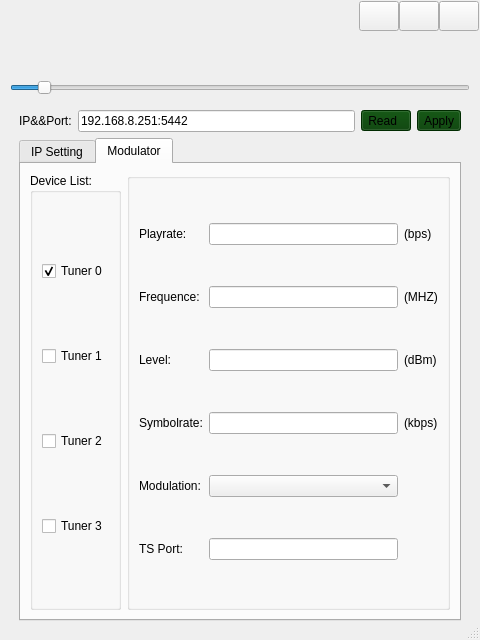
<?xml version="1.0" encoding="UTF-8"?>
<ui version="4.0">
 <class>tbsui</class>
 <widget class="QDialog" name="tbsui">
  <property name="geometry">
   <rect>
    <x>0</x>
    <y>0</y>
    <width>480</width>
    <height>640</height>
   </rect>
  </property>
  <property name="sizePolicy">
   <sizepolicy hsizetype="Expanding" vsizetype="Expanding">
    <horstretch>0</horstretch>
    <verstretch>0</verstretch>
   </sizepolicy>
  </property>
  <property name="windowTitle">
   <string>Form</string>
  </property>
  <property name="layoutDirection">
   <enum>Qt::LeftToRight</enum>
  </property>
  <property name="sizeGripEnabled">
   <bool>true</bool>
  </property>
  <layout class="QVBoxLayout" name="verticalLayout">
   <property name="spacing">
    <number>0</number>
   </property>
   <property name="leftMargin">
    <number>1</number>
   </property>
   <property name="topMargin">
    <number>1</number>
   </property>
   <property name="rightMargin">
    <number>1</number>
   </property>
   <property name="bottomMargin">
    <number>1</number>
   </property>
   <item>
    <widget class="QWidget" name="widgetTitle" native="true">
     <property name="sizePolicy">
      <sizepolicy hsizetype="Preferred" vsizetype="Fixed">
       <horstretch>0</horstretch>
       <verstretch>0</verstretch>
      </sizepolicy>
     </property>
     <layout class="QHBoxLayout" name="horizontalLayout_2">
      <property name="spacing">
       <number>10</number>
      </property>
      <property name="leftMargin">
       <number>10</number>
      </property>
      <property name="topMargin">
       <number>0</number>
      </property>
      <property name="rightMargin">
       <number>0</number>
      </property>
      <property name="bottomMargin">
       <number>0</number>
      </property>
      <item>
       <widget class="QLabel" name="labIco">
        <property name="styleSheet">
         <string notr="true"/>
        </property>
        <property name="text">
         <string/>
        </property>
        <property name="alignment">
         <set>Qt::AlignCenter</set>
        </property>
       </widget>
      </item>
      <item>
       <widget class="QLabel" name="labTitle">
        <property name="styleSheet">
         <string notr="true"/>
        </property>
        <property name="text">
         <string/>
        </property>
        <property name="alignment">
         <set>Qt::AlignLeading|Qt::AlignLeft|Qt::AlignVCenter</set>
        </property>
       </widget>
      </item>
      <item>
       <widget class="QWidget" name="widgetTop" native="true">
        <layout class="QHBoxLayout" name="horizontalLayout_3">
         <property name="spacing">
          <number>0</number>
         </property>
         <property name="leftMargin">
          <number>0</number>
         </property>
         <property name="topMargin">
          <number>0</number>
         </property>
         <property name="rightMargin">
          <number>0</number>
         </property>
         <property name="bottomMargin">
          <number>0</number>
         </property>
        </layout>
       </widget>
      </item>
      <item>
       <spacer name="horizontalSpacer">
        <property name="orientation">
         <enum>Qt::Horizontal</enum>
        </property>
        <property name="sizeHint" stdset="0">
         <size>
          <width>40</width>
          <height>20</height>
         </size>
        </property>
       </spacer>
      </item>
      <item>
       <widget class="QWidget" name="widgetMenu" native="true">
        <layout class="QGridLayout" name="gridLayout_2">
         <property name="leftMargin">
          <number>0</number>
         </property>
         <property name="topMargin">
          <number>0</number>
         </property>
         <property name="rightMargin">
          <number>0</number>
         </property>
         <property name="bottomMargin">
          <number>0</number>
         </property>
         <property name="spacing">
          <number>0</number>
         </property>
         <item row="0" column="3">
          <widget class="QPushButton" name="btnMenu_Close">
           <property name="sizePolicy">
            <sizepolicy hsizetype="Minimum" vsizetype="Expanding">
             <horstretch>0</horstretch>
             <verstretch>0</verstretch>
            </sizepolicy>
           </property>
           <property name="minimumSize">
            <size>
             <width>30</width>
             <height>30</height>
            </size>
           </property>
           <property name="cursor">
            <cursorShape>ArrowCursor</cursorShape>
           </property>
           <property name="focusPolicy">
            <enum>Qt::NoFocus</enum>
           </property>
           <property name="toolTip">
            <string>关闭</string>
           </property>
           <property name="text">
            <string/>
           </property>
          </widget>
         </item>
         <item row="0" column="1">
          <widget class="QPushButton" name="btnMenu_Min">
           <property name="sizePolicy">
            <sizepolicy hsizetype="Minimum" vsizetype="Expanding">
             <horstretch>0</horstretch>
             <verstretch>0</verstretch>
            </sizepolicy>
           </property>
           <property name="minimumSize">
            <size>
             <width>30</width>
             <height>30</height>
            </size>
           </property>
           <property name="cursor">
            <cursorShape>ArrowCursor</cursorShape>
           </property>
           <property name="focusPolicy">
            <enum>Qt::NoFocus</enum>
           </property>
           <property name="toolTip">
            <string>最小化</string>
           </property>
           <property name="text">
            <string/>
           </property>
          </widget>
         </item>
         <item row="0" column="2">
          <widget class="QPushButton" name="btnMenu_Max">
           <property name="sizePolicy">
            <sizepolicy hsizetype="Minimum" vsizetype="Expanding">
             <horstretch>0</horstretch>
             <verstretch>0</verstretch>
            </sizepolicy>
           </property>
           <property name="minimumSize">
            <size>
             <width>30</width>
             <height>30</height>
            </size>
           </property>
           <property name="focusPolicy">
            <enum>Qt::NoFocus</enum>
           </property>
           <property name="text">
            <string/>
           </property>
          </widget>
         </item>
         <item row="1" column="1" colspan="3">
          <spacer name="verticalSpacer">
           <property name="orientation">
            <enum>Qt::Vertical</enum>
           </property>
           <property name="sizeHint" stdset="0">
            <size>
             <width>20</width>
             <height>40</height>
            </size>
           </property>
          </spacer>
         </item>
        </layout>
       </widget>
      </item>
     </layout>
    </widget>
   </item>
   <item>
    <widget class="QStackedWidget" name="stackedWidget">
     <property name="styleSheet">
      <string notr="true"/>
     </property>
     <property name="currentIndex">
      <number>0</number>
     </property>
     <widget class="QWidget" name="page2">
      <layout class="QGridLayout" name="gridLayout_4">
       <item row="1" column="0">
        <widget class="QWidget" name="UpdateWdiget" native="true">
         <property name="enabled">
          <bool>true</bool>
         </property>
         <property name="sizePolicy">
          <sizepolicy hsizetype="Expanding" vsizetype="Expanding">
           <horstretch>0</horstretch>
           <verstretch>0</verstretch>
          </sizepolicy>
         </property>
         <layout class="QGridLayout" name="gridLayout_6">
          <item row="1" column="0">
           <widget class="QLabel" name="label_14">
            <property name="text">
             <string>IP&amp;&amp;Port:</string>
            </property>
           </widget>
          </item>
          <item row="1" column="1">
           <widget class="QLineEdit" name="lin_IPPort">
            <property name="text">
             <string>192.168.8.251:5442</string>
            </property>
            <property name="placeholderText">
             <string>192.168.1.188:5442</string>
            </property>
           </widget>
          </item>
          <item row="1" column="3">
           <widget class="QToolButton" name="too_Apply">
            <property name="styleSheet">
             <string notr="true">background-color: rgb(0, 60, 0);</string>
            </property>
            <property name="text">
             <string>Apply</string>
            </property>
           </widget>
          </item>
          <item row="2" column="0" colspan="4">
           <widget class="QTabWidget" name="tw_Set">
            <property name="currentIndex">
             <number>1</number>
            </property>
            <widget class="QWidget" name="tab_IPSetting">
             <property name="accessibleDescription">
              <string/>
             </property>
             <attribute name="title">
              <string>IP Setting</string>
             </attribute>
             <layout class="QGridLayout" name="gridLayout_7">
              <item row="2" column="0" colspan="2">
               <widget class="QGroupBox" name="groupBox_3">
                <property name="title">
                 <string/>
                </property>
                <layout class="QGridLayout" name="gridLayout">
                 <item row="0" column="0">
                  <widget class="QCheckBox" name="che_dhcp">
                   <property name="sizePolicy">
                    <sizepolicy hsizetype="Fixed" vsizetype="Fixed">
                     <horstretch>0</horstretch>
                     <verstretch>0</verstretch>
                    </sizepolicy>
                   </property>
                   <property name="text">
                    <string>DHCP</string>
                   </property>
                  </widget>
                 </item>
                 <item row="1" column="1">
                  <widget class="QLineEdit" name="lin_LIP">
                   <property name="accessibleDescription">
                    <string/>
                   </property>
                   <property name="placeholderText">
                    <string>192.168.1.188</string>
                   </property>
                  </widget>
                 </item>
                 <item row="1" column="0">
                  <widget class="QLabel" name="label">
                   <property name="text">
                    <string>Local IP:</string>
                   </property>
                  </widget>
                 </item>
                 <item row="2" column="0">
                  <widget class="QLabel" name="label_2">
                   <property name="text">
                    <string>Local port:</string>
                   </property>
                  </widget>
                 </item>
                 <item row="2" column="1">
                  <widget class="QLineEdit" name="lin_Lport">
                   <property name="placeholderText">
                    <string>5442</string>
                   </property>
                  </widget>
                 </item>
                 <item row="4" column="1">
                  <widget class="QLineEdit" name="lin_Gateway">
                   <property name="placeholderText">
                    <string>192.168.1.1</string>
                   </property>
                  </widget>
                 </item>
                 <item row="3" column="1">
                  <widget class="QLineEdit" name="Lin_Netmask">
                   <property name="placeholderText">
                    <string>255.255.255.0</string>
                   </property>
                  </widget>
                 </item>
                 <item row="3" column="0">
                  <widget class="QLabel" name="label_3">
                   <property name="text">
                    <string>Netmask:</string>
                   </property>
                  </widget>
                 </item>
                 <item row="4" column="0">
                  <widget class="QLabel" name="label_4">
                   <property name="text">
                    <string>gateway:</string>
                   </property>
                  </widget>
                 </item>
                </layout>
               </widget>
              </item>
             </layout>
            </widget>
            <widget class="QWidget" name="tab_KidSetting">
             <attribute name="title">
              <string>Modulator</string>
             </attribute>
             <layout class="QGridLayout" name="gridLayout_3">
              <item row="0" column="0">
               <widget class="QGroupBox" name="gbox_Tuners">
                <property name="title">
                 <string>Device List:</string>
                </property>
                <property name="checkable">
                 <bool>false</bool>
                </property>
                <layout class="QVBoxLayout" name="verticalLayout_2">
                 <item>
                  <widget class="QCheckBox" name="che_t0">
                   <property name="enabled">
                    <bool>true</bool>
                   </property>
                   <property name="text">
                    <string>Tuner 0</string>
                   </property>
                   <property name="checked">
                    <bool>true</bool>
                   </property>
                  </widget>
                 </item>
                 <item>
                  <widget class="QCheckBox" name="che_t1">
                   <property name="text">
                    <string>Tuner 1</string>
                   </property>
                  </widget>
                 </item>
                 <item>
                  <widget class="QCheckBox" name="che_t2">
                   <property name="enabled">
                    <bool>true</bool>
                   </property>
                   <property name="text">
                    <string>Tuner 2</string>
                   </property>
                  </widget>
                 </item>
                 <item>
                  <widget class="QCheckBox" name="che_t3">
                   <property name="text">
                    <string>Tuner 3</string>
                   </property>
                  </widget>
                 </item>
                </layout>
               </widget>
              </item>
              <item row="0" column="1">
               <widget class="QGroupBox" name="groupBox_2">
                <property name="title">
                 <string/>
                </property>
                <layout class="QGridLayout" name="gridLayout_5">
                 <item row="3" column="2">
                  <widget class="QLabel" name="label_13">
                   <property name="sizePolicy">
                    <sizepolicy hsizetype="Preferred" vsizetype="Fixed">
                     <horstretch>0</horstretch>
                     <verstretch>0</verstretch>
                    </sizepolicy>
                   </property>
                   <property name="text">
                    <string>(dBm)</string>
                   </property>
                  </widget>
                 </item>
                 <item row="5" column="0">
                  <widget class="QLabel" name="label_5">
                   <property name="sizePolicy">
                    <sizepolicy hsizetype="Preferred" vsizetype="Fixed">
                     <horstretch>0</horstretch>
                     <verstretch>0</verstretch>
                    </sizepolicy>
                   </property>
                   <property name="text">
                    <string>Modulation:</string>
                   </property>
                  </widget>
                 </item>
                 <item row="2" column="2">
                  <widget class="QLabel" name="label_12">
                   <property name="sizePolicy">
                    <sizepolicy hsizetype="Preferred" vsizetype="Fixed">
                     <horstretch>0</horstretch>
                     <verstretch>0</verstretch>
                    </sizepolicy>
                   </property>
                   <property name="text">
                    <string>(MHZ)</string>
                   </property>
                  </widget>
                 </item>
                 <item row="1" column="1">
                  <widget class="QLineEdit" name="lin_Pla">
                   <property name="readOnly">
                    <bool>true</bool>
                   </property>
                  </widget>
                 </item>
                 <item row="5" column="1">
                  <widget class="QComboBox" name="com_Modulation">
                   <property name="currentIndex">
                    <number>-1</number>
                   </property>
                   <item>
                    <property name="text">
                     <string>.</string>
                    </property>
                   </item>
                   <item>
                    <property name="text">
                     <string>16QAM</string>
                    </property>
                   </item>
                   <item>
                    <property name="text">
                     <string>32QAM</string>
                    </property>
                   </item>
                   <item>
                    <property name="text">
                     <string>64QAM</string>
                    </property>
                   </item>
                   <item>
                    <property name="text">
                     <string>128QAM</string>
                    </property>
                   </item>
                   <item>
                    <property name="text">
                     <string>256QAM</string>
                    </property>
                   </item>
                  </widget>
                 </item>
                 <item row="2" column="0">
                  <widget class="QLabel" name="label_9">
                   <property name="sizePolicy">
                    <sizepolicy hsizetype="Preferred" vsizetype="Fixed">
                     <horstretch>0</horstretch>
                     <verstretch>0</verstretch>
                    </sizepolicy>
                   </property>
                   <property name="text">
                    <string>Frequence:</string>
                   </property>
                  </widget>
                 </item>
                 <item row="3" column="1">
                  <widget class="QLineEdit" name="lin_Lev"/>
                 </item>
                 <item row="2" column="1">
                  <widget class="QLineEdit" name="lin_Fre"/>
                 </item>
                 <item row="1" column="0">
                  <widget class="QLabel" name="label_7">
                   <property name="sizePolicy">
                    <sizepolicy hsizetype="Preferred" vsizetype="Fixed">
                     <horstretch>0</horstretch>
                     <verstretch>0</verstretch>
                    </sizepolicy>
                   </property>
                   <property name="text">
                    <string>Playrate:</string>
                   </property>
                  </widget>
                 </item>
                 <item row="3" column="0">
                  <widget class="QLabel" name="label_8">
                   <property name="sizePolicy">
                    <sizepolicy hsizetype="Preferred" vsizetype="Fixed">
                     <horstretch>0</horstretch>
                     <verstretch>0</verstretch>
                    </sizepolicy>
                   </property>
                   <property name="text">
                    <string>Level:</string>
                   </property>
                  </widget>
                 </item>
                 <item row="4" column="0">
                  <widget class="QLabel" name="label_6">
                   <property name="sizePolicy">
                    <sizepolicy hsizetype="Preferred" vsizetype="Fixed">
                     <horstretch>0</horstretch>
                     <verstretch>0</verstretch>
                    </sizepolicy>
                   </property>
                   <property name="text">
                    <string>Symbolrate:</string>
                   </property>
                  </widget>
                 </item>
                 <item row="4" column="1">
                  <widget class="QLineEdit" name="lin_Sym"/>
                 </item>
                 <item row="1" column="2">
                  <widget class="QLabel" name="label_11">
                   <property name="sizePolicy">
                    <sizepolicy hsizetype="Preferred" vsizetype="Fixed">
                     <horstretch>0</horstretch>
                     <verstretch>0</verstretch>
                    </sizepolicy>
                   </property>
                   <property name="text">
                    <string>(bps)</string>
                   </property>
                  </widget>
                 </item>
                 <item row="4" column="2">
                  <widget class="QLabel" name="label_10">
                   <property name="sizePolicy">
                    <sizepolicy hsizetype="Preferred" vsizetype="Fixed">
                     <horstretch>0</horstretch>
                     <verstretch>0</verstretch>
                    </sizepolicy>
                   </property>
                   <property name="text">
                    <string>(kbps)</string>
                   </property>
                  </widget>
                 </item>
                 <item row="6" column="1">
                  <widget class="QLineEdit" name="lin_TSPort"/>
                 </item>
                 <item row="6" column="0">
                  <widget class="QLabel" name="label_15">
                   <property name="text">
                    <string>TS Port:</string>
                   </property>
                  </widget>
                 </item>
                </layout>
               </widget>
              </item>
             </layout>
            </widget>
           </widget>
          </item>
          <item row="1" column="2">
           <widget class="QToolButton" name="too_Read">
            <property name="styleSheet">
             <string notr="true">background-color: rgb(0, 60, 0);</string>
            </property>
            <property name="text">
             <string>Read  </string>
            </property>
           </widget>
          </item>
         </layout>
        </widget>
       </item>
       <item row="0" column="0">
        <widget class="QSlider" name="sli_H">
         <property name="sizePolicy">
          <sizepolicy hsizetype="Expanding" vsizetype="Fixed">
           <horstretch>0</horstretch>
           <verstretch>0</verstretch>
          </sizepolicy>
         </property>
         <property name="minimum">
          <number>6</number>
         </property>
         <property name="maximum">
          <number>72</number>
         </property>
         <property name="value">
          <number>10</number>
         </property>
         <property name="sliderPosition">
          <number>10</number>
         </property>
         <property name="orientation">
          <enum>Qt::Horizontal</enum>
         </property>
        </widget>
       </item>
      </layout>
     </widget>
    </widget>
   </item>
  </layout>
 </widget>
 <resources/>
 <connections/>
</ui>
